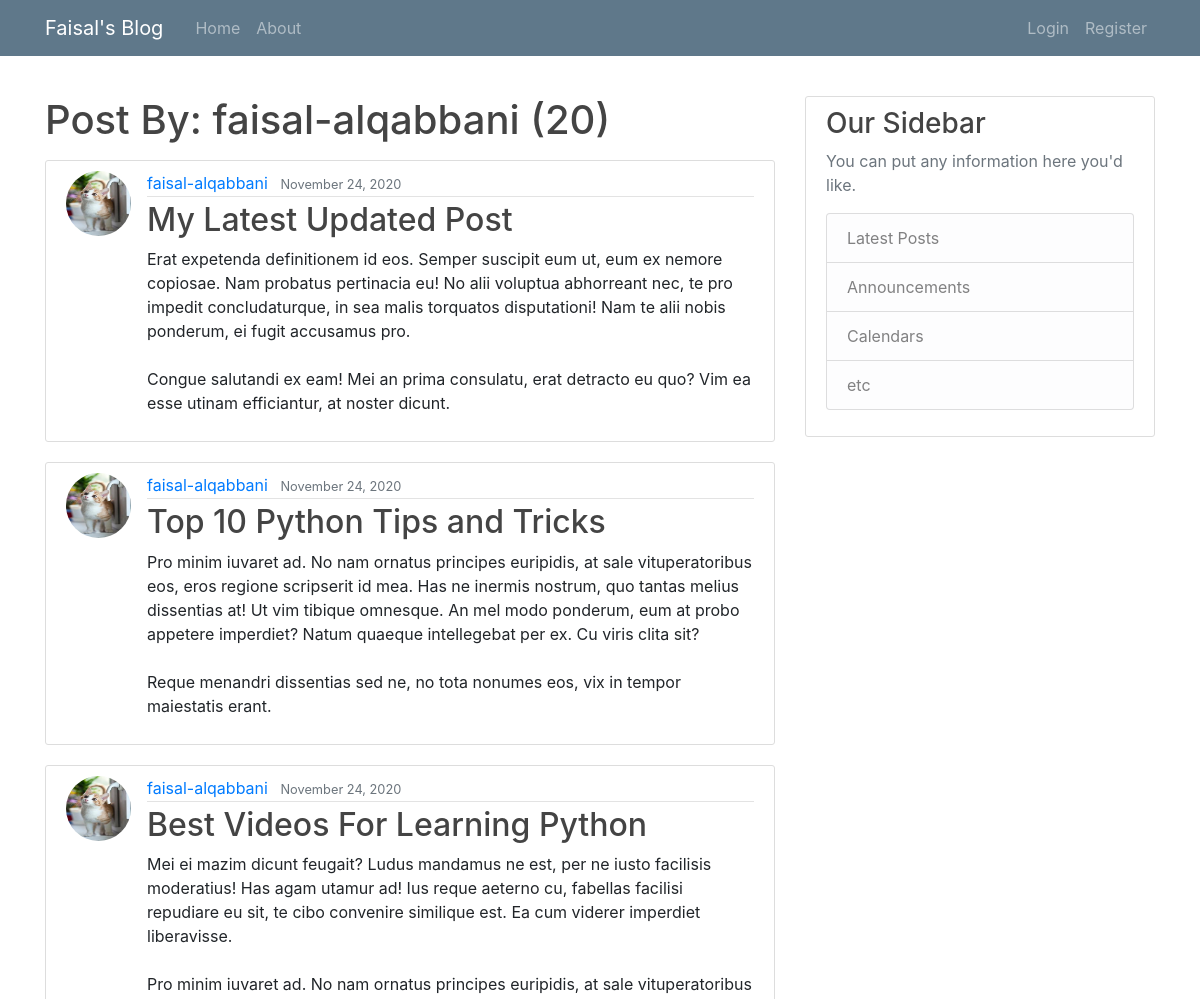
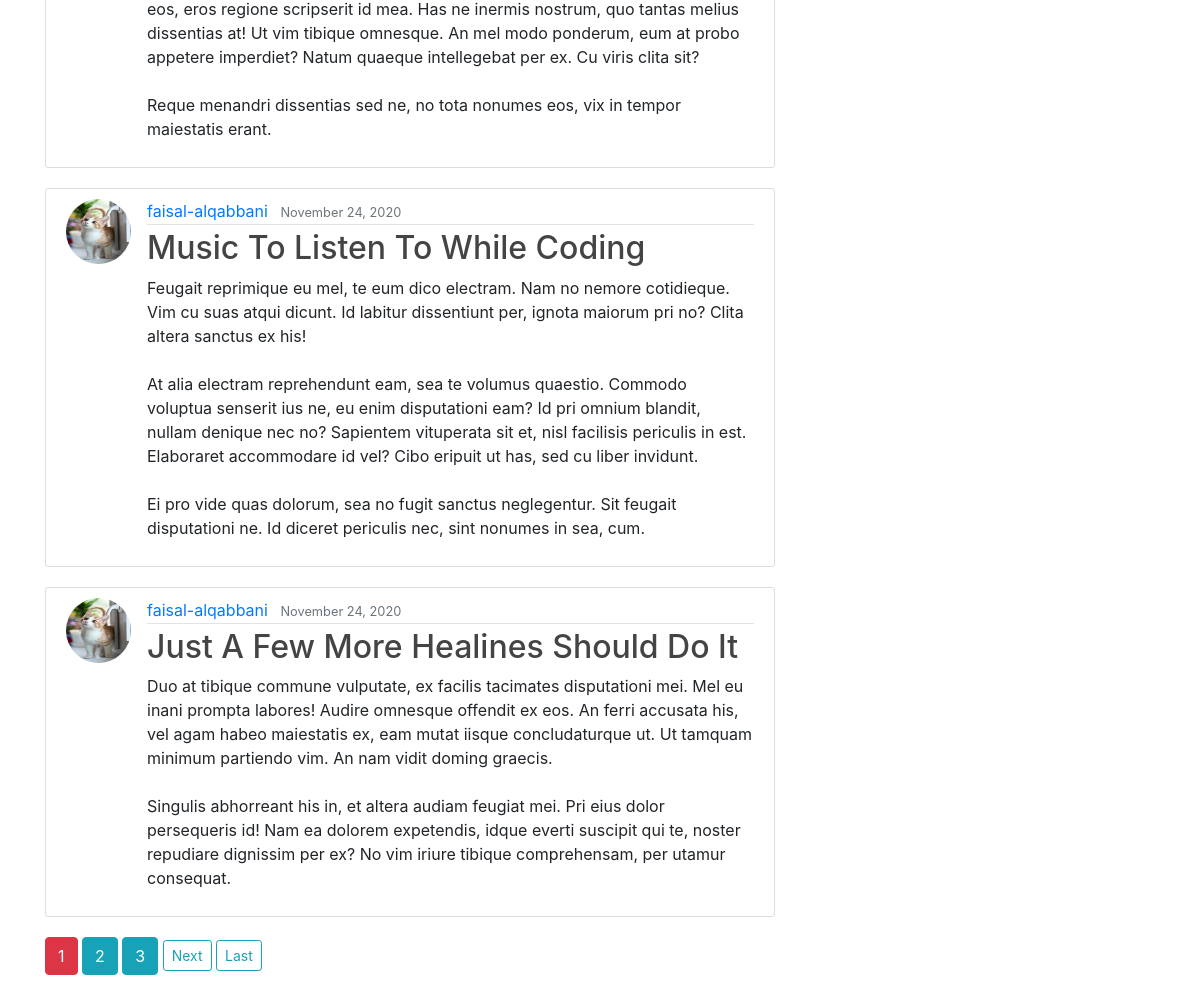
The page /user/faisal-alqabbani on the database its author committed (2 pictures, top to bottom).
### blog/models.py (models this page shows, shortened)
class Post(models.Model):
    title = models.CharField(max_length=100)
    content = models.TextField()
    dete_posted = models.DateTimeField(default=timezone.now)
    auther = models.ForeignKey(User, on_delete=models.CASCADE)

### users/models.py (models this page shows, shortened)
class Profile(models.Model):
    user = models.OneToOneField(User, on_delete=models.CASCADE)
    image = models.ImageField(default='default.jpg', upload_to='profile_pic')

### blog/views.py (the view)
# urls.py: path('user/<str:username>', UserPostListViews.as_view(), name='user_posts'),
class UserPostListViews(ListView):
    model = Post
    template_name = 'user_posts.html'
    context_object_name = 'posts'
    paginate_by = 5
    def get_queryset(self):
        user = get_object_or_404(User, username=self.kwargs.get('username'))
        return Post.objects.filter(auther=user).order_by('-dete_posted')

### templates/user_posts.html (shortened to what this page needs)
{%extends "base.html"%}
{%block content%}
<h1 class="mb-3">Post By: {{view.kwargs.username}} ({{page_obj.paginator.count}})</h1>
{%for post in posts%}
<article class="media content-section">
    <img class="rounded-circle article-img" src={{post.auther.profile.image.url}} alt="">
    <div class="media-body">
      <div class="article-metadata">
        <a class="mr-2" href="{%url 'user_posts' post.auther.username%}">{{ post.auther.username }}</a>
        <small class="text-muted">{{ post.dete_posted | date:"F d, Y"}}</small>
      </div>
      <h2><a class="article-title" href="{%url 'post_details' post.id%}">{{ post.title }}</a></h2>
      <p class="article-content">{{ post.content }}</p>
    </div>
  </article>
{%endfor%}
{%if is_paginated%}
  {%for num in page_obj.paginator.page_range%}
  {%if num == page_obj.number%}
  <a class='btn btn-danger mb-4' href="?page={{num}}">{{num}}</a>
  {%elif num > page_obj.number|add:'-3' and num < page_obj.number|add:'3'%}
  <a class='btn btn-info mb-4' href="?page={{num}}">{{num}}</a>
  {%endif%}
  {%endfor%}
  {%if page_obj.has_next%}
  <a class='btn btn-outline-info btn-sm mb-4' href="?page={{page_obj.next_page_number}}">Next</a>
  <a class='btn btn-outline-info btn-sm mb-4' href="?page={{page_obj.paginator.num_pages}}">Last</a>
  {%endif%}
{%endif%}
{%endblock%}

### blog/static/blog/main.css (style rules this page uses)
body { background: #fafafa; color: #333333; margin-top: 5rem; }
h1, h2, h3, h4, h5, h6 { color: #444444; }
.content-section { background: #ffffff; padding: 10px 20px; border: 1px solid #dddddd; border-radius: 3px; margin-bottom: 20px; }
.article-title { color: #444444; }
.article-content { white-space: pre-line; }
.article-img { height: 65px; width: 65px; margin-right: 16px; }
.article-metadata { padding-bottom: 1px; margin-bottom: 4px; border-bottom: 1px solid #e3e3e3; }

### rows shown on the page
Post: auther.profile.image (picture), auther.username "faisal-alqabbani", dete_posted "November 24, 2020", title "My Latest Updated Post", content "Erat expetenda definitionem id eos. Semper suscipit eum ut, eum ex nemore copiosae. Nam probatus pertinacia eu! No alii voluptua abhorreant nec, te pro impedit concludaturque, in sea malis torquatos disputationi! Nam te alii nobis ponderum, ei fugit accusamus pro. Congue salutandi ex eam! Mei an prima consulatu, erat detracto eu quo? Vim ea esse utinam efficiantur, at noster dicunt."
Post: auther.profile.image (picture), auther.username "faisal-alqabbani", dete_posted "November 24, 2020", title "Top 10 Python Tips and Tricks", content "Pro minim iuvaret ad. No nam ornatus principes euripidis, at sale vituperatoribus eos, eros regione scripserit id mea. Has ne inermis nostrum, quo tantas melius dissentias at! Ut vim tibique omnesque. An mel modo ponderum, eum at probo appetere imperdiet? Natum quaeque intellegebat per ex. Cu viris clita sit? Reque menandri dissentias sed ne, no tota nonumes eos, vix in tempor maiestatis erant."
Post: auther.profile.image (picture), auther.username "faisal-alqabbani", dete_posted "November 24, 2020", title "Best Videos For Learning Python", content "Mei ei mazim dicunt feugait? Ludus mandamus ne est, per ne iusto facilisis moderatius! Has agam utamur ad! Ius reque aeterno cu, fabellas facilisi repudiare eu sit, te cibo convenire similique est. Ea cum viderer imperdiet liberavisse. Pro minim iuvaret ad. No nam ornatus principes euripidis, at sale vituperatoribus eos, eros regione scripserit id mea. Has ne inermis nostrum, quo tantas melius dissentias at! Ut vim tibique omnesque. An mel modo ponderum, eum at probo appetere imperdiet? Natum quaeque intellegebat per ex. Cu viris clita sit? Reque menandri dissentias sed ne, no tota nonumes eos, vix in tempor maiestatis erant."
Post: auther.profile.image (picture), auther.username "faisal-alqabbani", dete_posted "November 24, 2020", title "Music To Listen To While Coding", content "Feugait reprimique eu mel, te eum dico electram. Nam no nemore cotidieque. Vim cu suas atqui dicunt. Id labitur dissentiunt per, ignota maiorum pri no? Clita altera sanctus ex his! At alia electram reprehendunt eam, sea te volumus quaestio. Commodo voluptua senserit ius ne, eu enim disputationi eam? Id pri omnium blandit, nullam denique nec no? Sapientem vituperata sit et, nisl facilisis periculis in est. Elaboraret accommodare id vel? Cibo eripuit ut has, sed cu liber invidunt. Ei pro vide quas dolorum, sea no fugit sanctus neglegentur. Sit feugait disputationi ne. Id diceret periculis nec, sint nonumes in sea, cum."
Post: auther.profile.image (picture), auther.username "faisal-alqabbani", dete_posted "November 24, 2020", title "Just A Few More Healines Should Do It", content "Duo at tibique commune vulputate, ex facilis tacimates disputationi mei. Mel eu inani prompta labores! Audire omnesque offendit ex eos. An ferri accusata his, vel agam habeo maiestatis ex, eam mutat iisque concludaturque ut. Ut tamquam minimum partiendo vim. An nam vidit doming graecis. Singulis abhorreant his in, et altera audiam feugiat mei. Pri eius dolor persequeris id! Nam ea dolorem expetendis, idque everti suscipit qui te, noster repudiare dignissim per ex? No vim iriure tibique comprehensam, per utamur consequat."

### other values the page prints
{{ view.kwargs.username }} "faisal-alqabbani"
{{ page_obj.paginator.count }} "20"
{{ num }} "1"
{{ num }} "2" "3"
